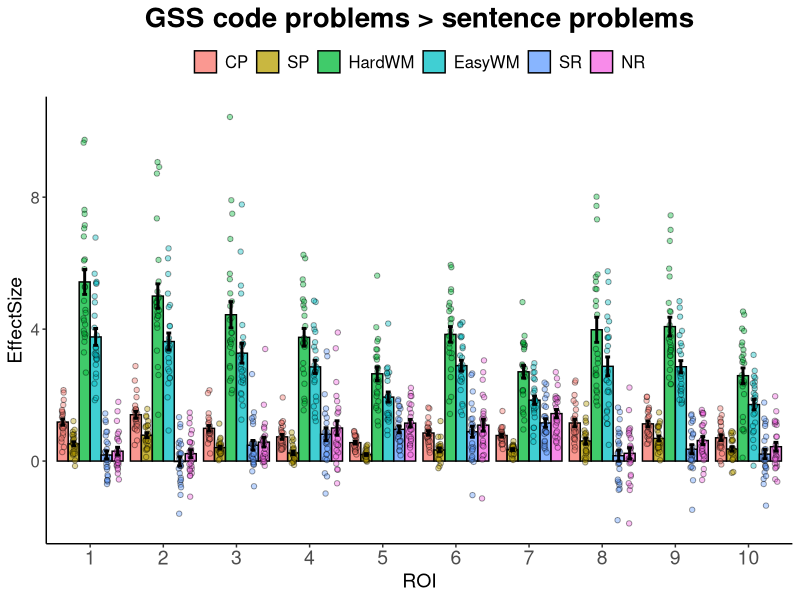

The R script that drew this image: (Note: this script raises an error after producing the figure.)
## ---- chunk 1
rm(list = ls()) 

knitr::opts_chunk$set(echo = TRUE)

library(ggplot2)
library(dplyr)
library(lme4)
library(lmerTest)
## ---- chunk 2
# load data
dat.brainCode <- read.csv("../data/data_GSS/brainCode_brainCode.csv")
dat.lang <- read.csv("../data/data_GSS/brainCode_langlocSN.csv")
dat.MD <-read.csv("../data/data_GSS/brainCode_MDloc.csv")

#combine
dat <- rbind(dat.brainCode,dat.lang,dat.MD)

# merge en and jap into code
dat.newrows = dat %>% 
  filter(Effect %in% c('en', 'jap')) %>%
  group_by(ROI, Subject, LocalizerSize) %>% 
  summarize(EffectSize=mean(EffectSize)) %>%
  mutate(Effect='code')
dat.newrows = dat.newrows[c(1,2,5,3,4)]

dat = bind_rows(dat, dat.newrows)
dat = dat %>% filter(!Effect %in% c('en', 'jap'))

#filter
dat = dat %>% filter(dat$ROI < 24 | dat$ROI %in% c(25,27,28,29)) 
dat$ROI = factor(dat$ROI)

dat = dat %>% mutate(Effect = recode(Effect, 
                                     'code'='CP', 'sent'='SP',
                                     'H'='HardWM', 'E'='EasyWM',
                                     'S'='SR', 'N'='NR'))
dat$Effect = factor(dat$Effect, levels=c('CP','SP','HardWM','EasyWM','SR','NR'))
## ---- chunk 3
data.model = dat %>% filter(Effect %in% c('CP', 'HardWM', 'EasyWM'))
data.model$Effect = factor(data.model$Effect, levels=c('CP','HardWM', 'EasyWM'))

contrasts(data.model$Effect) = rbind(c(1,0),
                                  c(0,0),
                                  c(0,1))
colnames(attr(data.model$Effect, 'contrasts')) = c('code-HE', 'E-H')
contrasts(data.model$Effect)

# test effect in individual ROIs - uncorrected here!

for (i in unique(dat$ROI)) {
  print(i)
  data.roi = data.model %>% filter(ROI==i)
  model = lmer(EffectSize ~ Effect + (1|Subject), data=data.roi, REML=FALSE)
  print(sprintf('Code > H: beta = %.2f, p = %.3f', summary(model)$coefficients[2], summary(model)$coefficients[,"Pr(>|t|)"][2]*length(unique(dat$ROI))))
  print(sprintf('H > E: beta = %.2f, p = %.3f', summary(model)$coefficients[3], summary(model)$coefficients[,"Pr(>|t|)"][3]*length(unique(dat$ROI))))
}
## ---- chunk 4
ROIs1 = c('1','2','3','4','5','6','7','8','9','10')
ROIs2 = c('11','12','13','14','15','16','17','18','19','20')
ROIs3 = c('21','22','23','24','25','26','27','28','29','30')

ggplot(dat %>% filter(dat$ROI %in% ROIs1))+
  stat_summary(mapping = aes(x = ROI, y = EffectSize, fill = Effect), 
               geom = 'col', fun.y = 'mean', color = 'black', position='dodge', alpha=0.75)+
  geom_point(mapping = aes(x = ROI, y = EffectSize, fill = Effect),
             shape=21, size=1.5, alpha=0.4,
             position=position_jitterdodge(jitter.width=0.15, jitter.height=0, dodge.width=.9),
             show.legend = FALSE)+
  stat_summary(mapping = aes(x = ROI, y = EffectSize, group=Effect), 
               geom = 'errorbar', fun.data = 'mean_se',  position=position_dodge(.9), 
               color = 'black',size = 1, width=0.4)+
  labs(title='GSS code problems > sentence problems', fill=NULL)+
  #labs(title=NULL, fill=NULL)+
  theme_classic()+ 
  theme(axis.text.x = element_text(size=14), axis.title.x = element_text(size=14), 
        axis.title.y = element_text(size=14), axis.text.y = element_text(size=12),
        legend.position='top', legend.text = element_text(size=12), 
        plot.title = element_text(size=20, hjust = 0.5, face="bold"))+
  guides(fill=guide_legend(nrow=1))

ggsave('plots/GSS Python code>H 1.png', width=30, height=10, units="cm")

ggplot(dat %>% filter(dat$ROI %in% ROIs2))+
  stat_summary(mapping = aes(x = ROI, y = EffectSize, fill = Effect), 
               geom = 'col', fun.y = 'mean', color = 'black', position='dodge', alpha=0.75)+
  geom_point(mapping = aes(x = ROI, y = EffectSize, fill = Effect),
             shape=21, size=1.5, alpha=0.4,
             position=position_jitterdodge(jitter.width=0.15, jitter.height=0, dodge.width=.9),
             show.legend = FALSE)+
  stat_summary(mapping = aes(x = ROI, y = EffectSize, group=Effect), 
               geom = 'errorbar', fun.data = 'mean_se',  position=position_dodge(.9), 
               color = 'black',size = 1, width=0.4)+
  labs(title=NULL, fill=NULL)+
  theme_classic()+ 
  theme(axis.text.x = element_text(size=14), axis.title.x = element_text(size=14), 
        axis.title.y = element_text(size=14), axis.text.y = element_text(size=12),
        legend.position='none', legend.text = element_text(size=12), 
        plot.title = element_text(size=20, hjust = 0.5, face="bold"))+
  guides(fill=guide_legend(nrow=1))

ggsave('plots/GSS Python code>H 2.png', width=30, height=10, units="cm")

ggplot(dat %>% filter(dat$ROI %in% ROIs3))+
  stat_summary(mapping = aes(x = ROI, y = EffectSize, fill = Effect), 
               geom = 'col', fun.y = 'mean', color = 'black', position='dodge', alpha=0.75)+
  geom_point(mapping = aes(x = ROI, y = EffectSize, fill = Effect),
             shape=21, size=1.5, alpha=0.4,
             position=position_jitterdodge(jitter.width=0.15, jitter.height=0, dodge.width=.9),
             show.legend = FALSE)+
  stat_summary(mapping = aes(x = ROI, y = EffectSize, group=Effect), 
               geom = 'errorbar', fun.data = 'mean_se',  position=position_dodge(.9), 
               color = 'black',size = 1, width=0.4)+
  labs(title=NULL, fill=NULL)+
  theme_classic()+ 
  theme(axis.text.x = element_text(size=14), axis.title.x = element_text(size=14), 
        axis.title.y = element_text(size=14), axis.text.y = element_text(size=12),
        legend.position='none', legend.text = element_text(size=12), 
        plot.title = element_text(size=20, hjust = 0.5, face="bold"))+
  guides(fill=guide_legend(nrow=1))

ggsave('plots/GSS Python code>H 3.png', width=30, height=10, units="cm")
## ---- chunk 5
# load data
dat.brainCode <- read.csv("../data/data_GSS/brainCode_conj_brainCode.csv")
dat.lang <- read.csv("../data/data_GSS/brainCode_conj_langlocSN.csv")
dat.MD <-read.csv("../data/data_GSS/brainCode_conj_MDloc.csv")

#combine
dat <- rbind(dat.brainCode,dat.lang,dat.MD)

# merge en and jap into code
dat.newrows = dat %>% 
  filter(Effect %in% c('en', 'jap')) %>%
  group_by(ROI, Subject, LocalizerSize) %>% 
  summarize(EffectSize=mean(EffectSize)) %>%
  mutate(Effect='code')
dat.newrows = dat.newrows[c(1,2,5,3,4)]

dat = bind_rows(dat, dat.newrows)
dat = dat %>% filter(!Effect %in% c('en', 'jap'))

#filter
dat <- dat %>% filter(dat$ROI %in% c(1))    # 70% overlap
dat$ROI = factor(dat$ROI)

dat$Effect = factor(dat$Effect, levels=c('code','sent','H','E','S','N'))
dat = dat %>% mutate(Effect = recode(Effect, 
                                     'code'='CP', 'sent'='SP',
                                     'H'='HardWM', 'E'='EasyWM',
                                     'S'='SR', 'N'='NR'))
## ---- chunk 6
ggplot(dat)+
  stat_summary(mapping = aes(x = ROI, y = EffectSize, fill = Effect), 
               geom = 'col', fun.y = 'mean', color = 'black', position='dodge', alpha=0.75)+
  geom_point(mapping = aes(x = ROI, y = EffectSize, fill = Effect),
             shape=21, size=1.5, alpha=0.4,
             position=position_jitterdodge(jitter.width=0.15, jitter.height=0, dodge.width=.9),
             show.legend = FALSE)+
  stat_summary(mapping = aes(x = ROI, y = EffectSize, group = Effect), 
               geom = 'errorbar', fun.data = 'mean_se',  position=position_dodge(.9), 
               color = 'black',size = 1, width=0.4)+
  labs(title='Code>Sent and not H>E', fill=NULL)+
  theme_classic()+ 
  theme(axis.text.x = element_text(size=14), axis.title.x = element_text(size=14),
        axis.title.y = element_text(size=14), axis.text.y = element_text(size=12),
        legend.position='top', legend.text = element_text(size=12), 
        plot.title = element_text(size=18, hjust = 0.5, face="bold"))+
  guides(fill=guide_legend(nrow=1))

ggsave('plots/GSS Python code>H and not H>E.png', width=10, height=15, units="cm")
## ---- chunk 7
# load data
dat.brainCode <- read.csv("../data/data_GSS/ScratchJr_ScratchJr.csv")
dat.lang <- read.csv("../data/data_GSS/ScratchJr_langlocSN.csv")
dat.MD <-read.csv("../data/data_GSS/ScratchJr_MDloc.csv")

#combine
dat = rbind(dat.brainCode,dat.lang,dat.MD)

#filter
dat = dat %>% 
  filter(dat$ROI %in% c(1,2,3,4,5,6,7,8,9,10,11,12,13,14)) 
dat = dat %>%
  filter(dat$Effect %in% c('crit_CODE', 'crit_VERB', 'N', 'S', 'E', 'H'))
dat$ROI = factor(dat$ROI)

# clean up
dat$Effect = factor(dat$Effect, levels=c('crit_CODE','crit_VERB','H','E','S','N'))
dat = dat %>% mutate(Effect = recode(Effect, 
                                     'crit_CODE'='CP', 'crit_VERB'='SP',
                                     'H'='HardWM', 'E'='EasyWM',
                                     'S'='SR', 'N'='NR'))
## ---- chunk 8
data.model = dat %>% filter(Effect %in% c('CP', 'HardWM', 'EasyWM'))
data.model$Effect = factor(data.model$Effect, levels=c('CP', 'HardWM', 'EasyWM'))

contrasts(data.model$Effect) = rbind(c(1,0),
                                  c(0,0),
                                  c(0,1))
colnames(attr(data.model$Effect, 'contrasts')) = c('code-HE', 'E-H')
contrasts(data.model$Effect)

# test effect in individual ROIs

for (i in 1:14) {
  print(i)
  data.roi = data.model %>% filter(ROI==i)
  model = lmer(EffectSize ~ Effect + (1|Subject), data=data.roi, REML=FALSE)
  print(sprintf('Code > H: beta = %.2f, p = %.3f', summary(model)$coefficients[2], summary(model)$coefficients[,"Pr(>|t|)"][2]*14))
  print(sprintf('H > E: beta = %.2f, p = %.3f', summary(model)$coefficients[3], summary(model)$coefficients[,"Pr(>|t|)"][3]*14))
}
## ---- chunk 9

ggplot(dat %>% filter(ROI %in% c(1,3,7,8)))+
  stat_summary(mapping = aes(x = ROI, y = EffectSize, fill = Effect), 
               geom = 'col', fun.y = 'mean', color = 'black', position='dodge', alpha=0.75)+
  geom_point(mapping = aes(x = ROI, y = EffectSize, fill = Effect),
             shape=21, size=1.5, alpha=0.4,
             position=position_jitterdodge(jitter.width=0.15, jitter.height=0, dodge.width=.9),
             show.legend = FALSE)+
  stat_summary(mapping = aes(x = ROI, y = EffectSize, group = Effect), 
               geom = 'errorbar', fun.data = 'mean_se',  position=position_dodge(.9), 
               color = 'black',size = 1, width=0.4)+
  labs(title='GSS code problems > sentence problems', fill=NULL)+
  theme_classic()+ 
  theme(axis.text.x = element_text(size=14), axis.title.x = element_text(size=14), axis.title.y = element_text(size=14), axis.text.y = element_text(size=12),
        legend.position='top', legend.text = element_text(size=12), 
        plot.title = element_text(size=18, hjust = 0.5, face="bold"))

ggsave('plots/GSS ScratchJr code>H.png', width=15, height=10, units="cm")


ggplot(dat %>% filter(!ROI %in% c(1,3,7,8)))+
  stat_summary(mapping = aes(x = ROI, y = EffectSize, fill = Effect), 
               geom = 'col', fun.y = 'mean', color = 'black', position='dodge', alpha=0.75)+
  geom_point(mapping = aes(x = ROI, y = EffectSize, fill = Effect),
             shape=21, size=1.5, alpha=0.4,
             position=position_jitterdodge(jitter.width=0.15, jitter.height=0, dodge.width=.9),
             show.legend = FALSE)+
  stat_summary(mapping = aes(x = ROI, y = EffectSize, group = Effect), 
               geom = 'errorbar', fun.data = 'mean_se',  position=position_dodge(.9), 
               color = 'black',size = 1, width=0.4)+
  labs(title='GSS code problems > sentence problems', fill=NULL)+
  theme_classic()+ 
  theme(axis.text.x = element_text(size=14), axis.title.x = element_text(size=14), axis.title.y = element_text(size=14), axis.text.y = element_text(size=12),
        legend.position='top', legend.text = element_text(size=12), 
        plot.title = element_text(size=18, hjust = 0.5, face="bold"))

ggsave('plots/GSS ScratchJr no code>H.png', width=30, height=10, units="cm")
